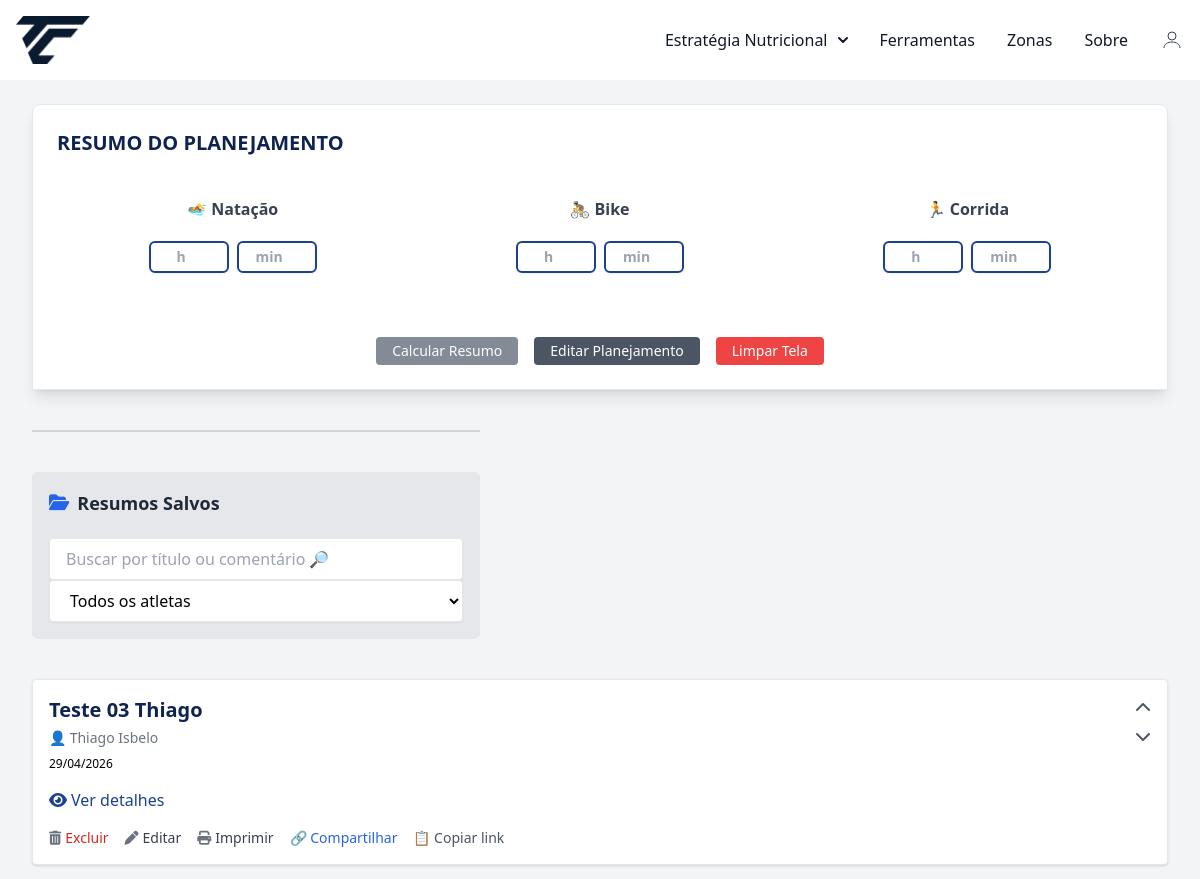
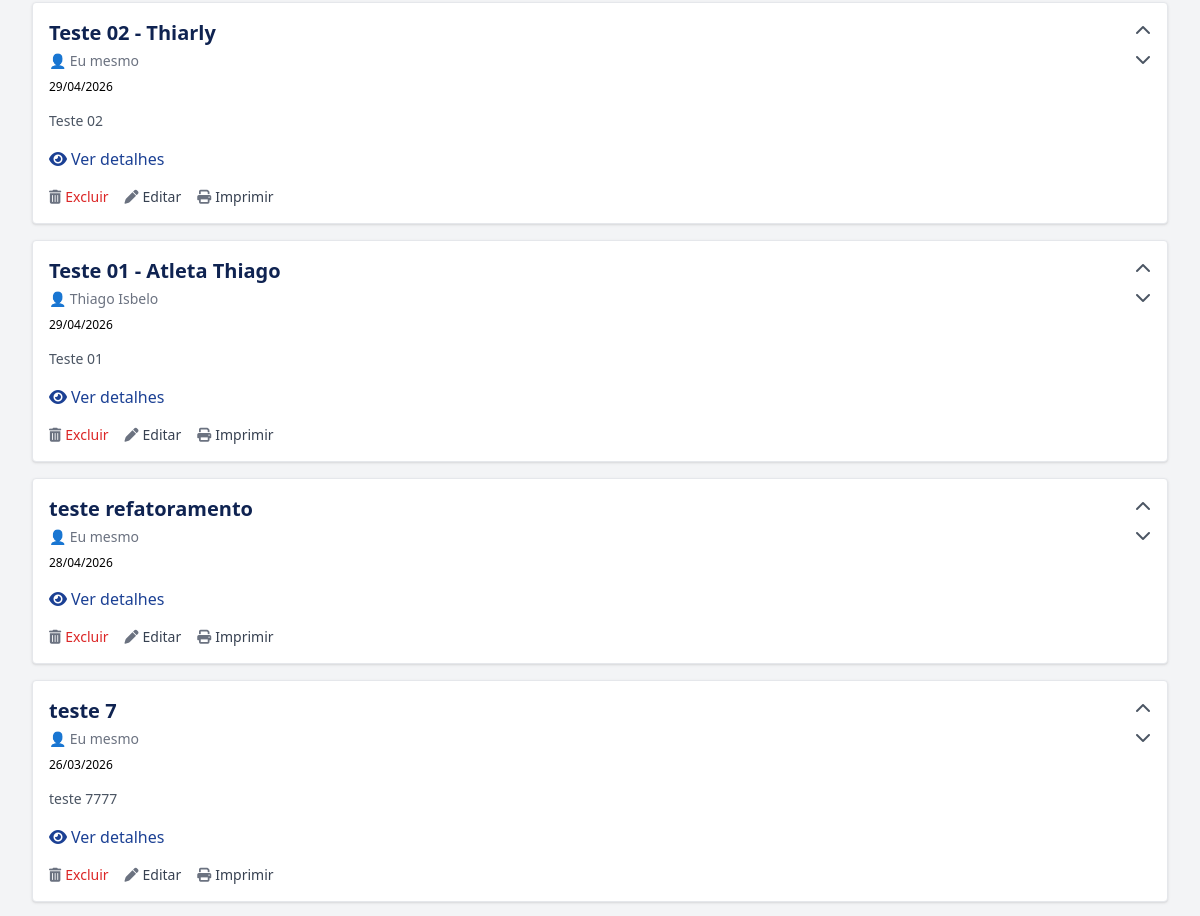
Page /resumo (signed in, upper part) on the earlier database version (2 pictures, top to bottom).
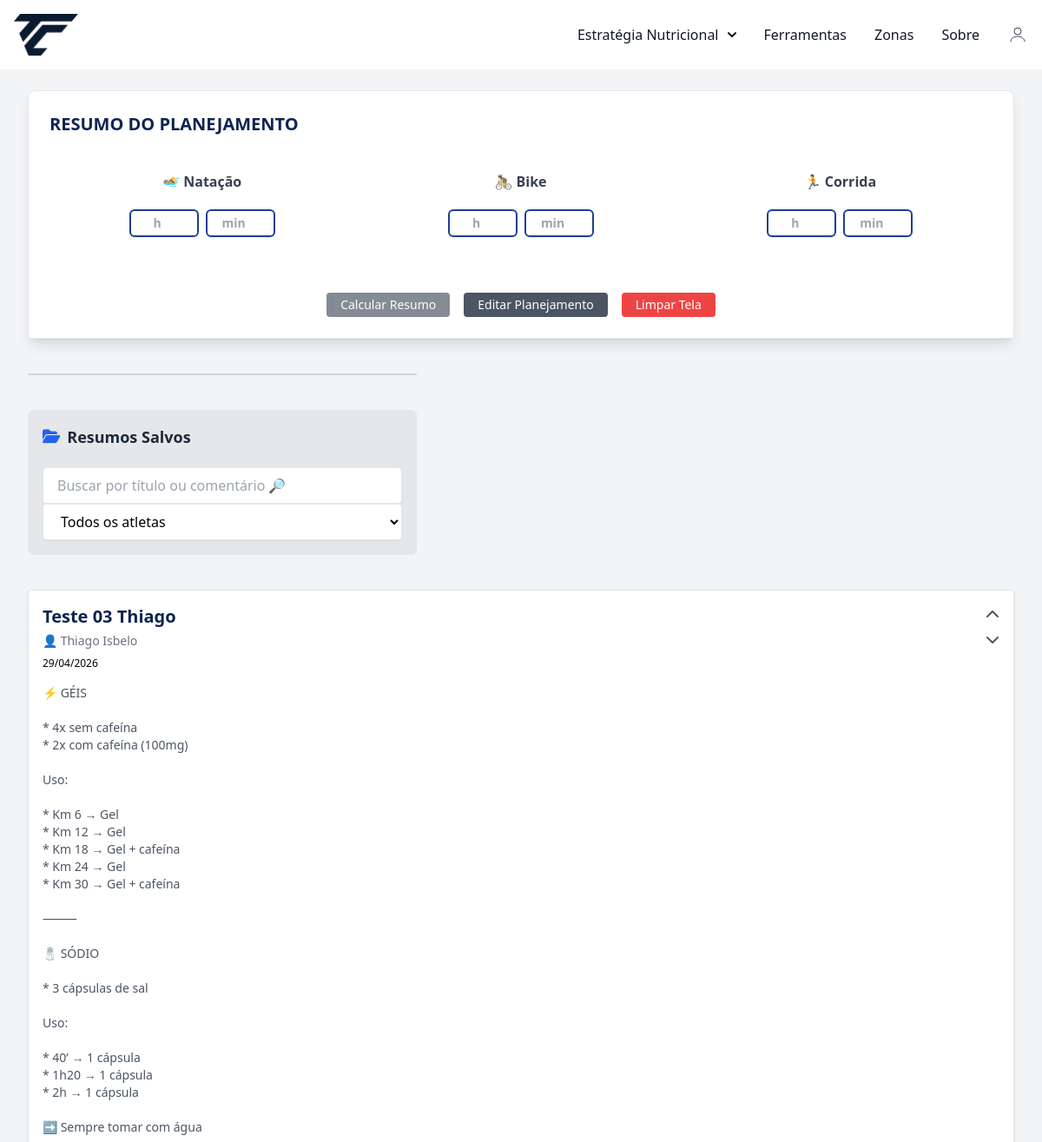
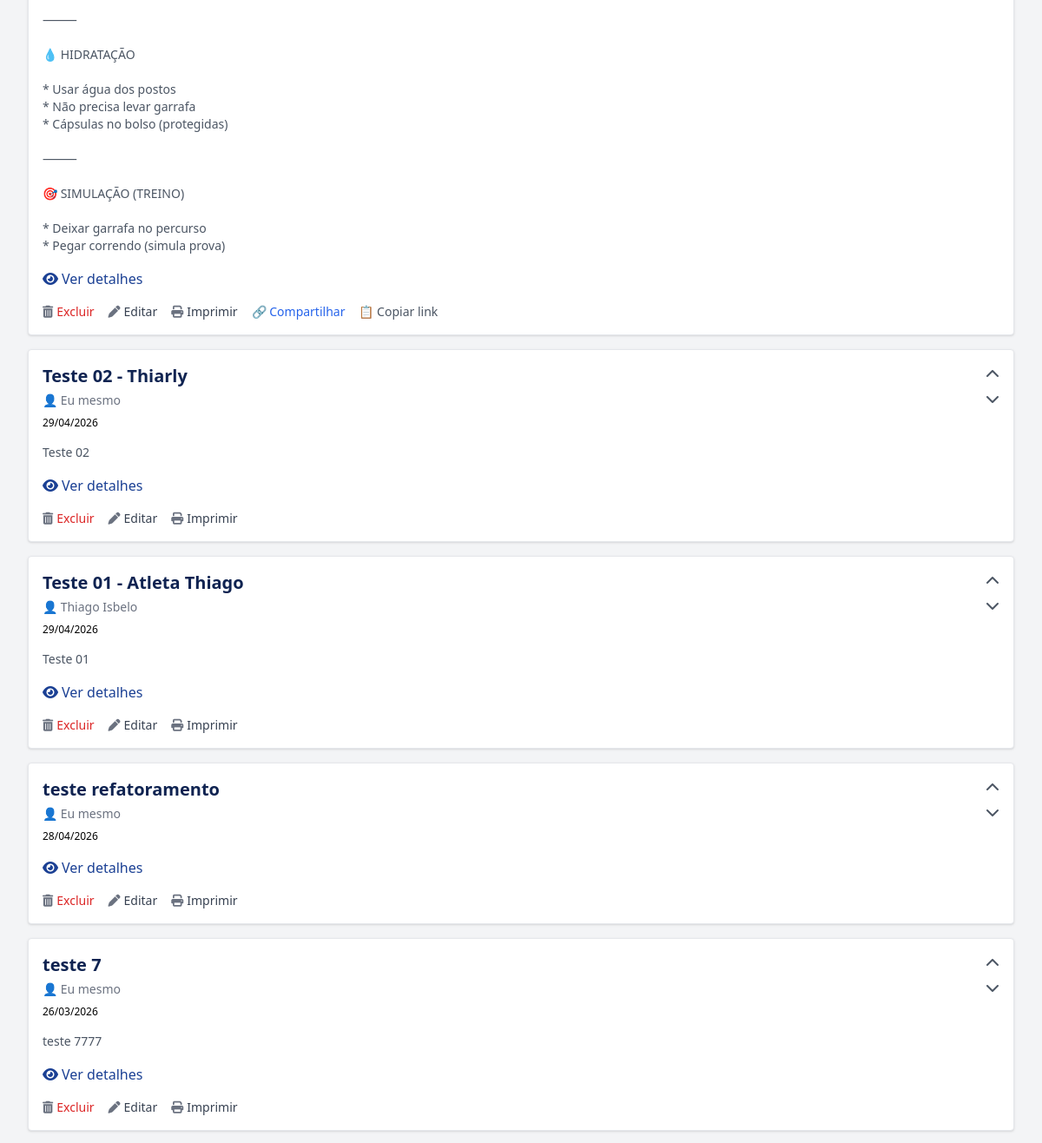
Same page on the later database version (2 pictures, top to bottom).
### conversor/models.py (models this page shows, shortened)
class ResumoSalvo(database.Model):
    __tablename__ = 'resumos_salvos'
    id = database.Column(database.Integer, primary_key=True)
    pessoa_id = database.Column(database.Integer, database.ForeignKey('pessoas.id'), nullable=True)
    user_id = database.Column(database.Integer, database.ForeignKey('user.id'), nullable=False)
    token_publico = database.Column(database.String(100), unique=True, nullable=True)
    nome_treino = database.Column(database.String(100), nullable=False)
    data = database.Column(database.Date, nullable=False)
    comentario = database.Column(database.Text)
    resumo_dados = database.Column(database.JSON, nullable=False)
    suplementos_utilizados = database.Column(database.Text, nullable=True)  # ✅ Novo campo
    tempo_natacao = database.Column(database.Float)
    tempo_bike = database.Column(database.Float)
    tempo_corrida = database.Column(database.Float)
    tempo_total = database.Column(database.Float)
    ordem = database.Column(database.Integer, nullable=False, default=0)
    pessoa = database.relationship('Pessoa', backref='resumos')
    criado_em = database.Column(database.DateTime, default=datetime.utcnow)

class Pessoa(database.Model):
    __tablename__ = 'pessoas'
    id = database.Column(database.Integer, primary_key=True)
    user_id = database.Column(database.Integer, database.ForeignKey('user.id'), nullable=False)
    nome = database.Column(database.String(150), nullable=False)
    email = database.Column(database.String(150), nullable=True)
    peso = database.Column(database.Float, nullable=True)
    objetivo = database.Column(database.String(200), nullable=True)
    observacoes = database.Column(database.Text, nullable=True)
    criado_em = database.Column(database.DateTime, default=datetime.utcnow)
    usuario = database.relationship('User', backref='pessoas')

### conversor/router.py (the view, shortened to what this page needs)
@app.route('/resumo', methods=['GET', 'POST'])
@login_required
def resumo_view():
    form = ResumoForm()
    form_salvar = SalvarResumoForm()
    form_salvar.pessoa_id.choices = [(0, 'Eu mesmo')] + [
        (p.id, p.nome) for p in Pessoa.query.filter_by(user_id=current_user.id).order_by(Pessoa.nome.asc()).all()]
    if request.method == 'POST' and 'limpar' in request.form:
        return redirect(url_for('resumo_view'))
    itens = PlanejamentoItem.query.filter_by(user_id=current_user.id).all()
    itens_utilizados = [f"{item.quantidade}x {item.suplemento.nome}" for item in itens if item.suplemento]
    itens_utilizados_str = ", ".join(itens_utilizados)
    totais = calcular_totais_planejamento(itens)
    totais_por_hora = {}
    tempo_total = 0
    resumo_dados = {}
    search = request.args.get("search", "").strip()
    pessoa_filtro = request.args.get("pessoa_filtro", "")
    pessoas = Pessoa.query.filter_by(user_id=current_user.id).order_by(Pessoa.nome.asc()).all()
    resumos_query = ResumoSalvo.query.filter_by(user_id=current_user.id)
    if pessoa_filtro == "eu":
        resumos_query = resumos_query.filter(ResumoSalvo.pessoa_id.is_(None))
    elif pessoa_filtro:
        resumos_query = resumos_query.filter(ResumoSalvo.pessoa_id == int(pessoa_filtro))
    resumos = resumos_query.order_by(ResumoSalvo.ordem.desc(), ResumoSalvo.id.desc()).all()
    return render_template(
        "resumo.html",
        form=form,
        totais=totais_por_hora,
        resumo=resumo_dados,
        tempo_total=round(tempo_total, 2),
        current_date=date.today().isoformat(),
        resumos=resumos,  # <-- novo contexto
        itens_utilizados=itens_utilizados_str,
        form_salvar=form_salvar,
        pessoas=pessoas,
        pessoa_filtro=pessoa_filtro
    )

### conversor/forms.py
class ResumoForm(FlaskForm):
    tempo_natacao_horas = IntegerField('Horas Natação', validators=[Optional(), NumberRange(min=0)])
    tempo_bike_horas = IntegerField('Horas Bike', validators=[Optional(), NumberRange(min=0)])
    tempo_corrida_horas = IntegerField('Horas Corrida', validators=[Optional(), NumberRange(min=0)])
    tempo_natacao_minutos = IntegerField('Minutos Natação', validators=[Optional(), NumberRange(min=0, max=59)])
    tempo_bike_minutos = IntegerField('Minutos Bike', validators=[Optional(), NumberRange(min=0, max=59)])
    tempo_corrida_minutos = IntegerField('Minutos Corrida', validators=[Optional(), NumberRange(min=0, max=59)])
    submit_calcular = SubmitField('Calcular Resumo')
    submit_limpar = SubmitField('Limpar Tela')
    submit_salvar = SubmitField('Salvar Resumo')

class SalvarResumoForm(FlaskForm):
    pessoa_id = SelectField('Pessoa / Atleta', coerce=int, choices=[], validators=[Optional()])
    nome_treino = StringField('Nome do Treino', validators=[DataRequired()])
    data = DateField("Data", format="%Y-%m-%d", validators=[DataRequired()])
    comentario = TextAreaField('Comentário')
    submit = SubmitField('Salvar Resumo')

### conversor/templates/resumo.html (shortened to what the changed rows need)
{% extends "base.html" %}
{% block content %}
<div class="max-w-7xl mx-auto px-4 sm:px-6 lg:px-8 py-6 space-y-10">
  <div class="bg-white rounded-t-lg shadow-lg p-6 border border-gray-200">
    <h2 class="text-xl text-center font-semibold mb-6 sm:mb-10 title-nave">RESUMO DO PLANEJAMENTO</h2>
</div>
<form method="get" class="max-w-md">
{% if resumos %}
<div class="bg-gray-200 border border-gray-200 rounded-md p-4 mb-6">
  <h2 class="text-lg font-bold text-gray-800 border-b pb-2 mb-3 flex items-center gap-2">
    <i class="fas fa-folder-open text-blue-600"></i> Resumos Salvos
  </h2>
</div>
  <div id="resumosContainer">
    {% set icones = {
      "Macronutrientes": "⛽️",
      "Eletrólitos": "💧",
      "Vitaminas": "💊",
      "Estimulantes e Compostos": "🔥",
      "Aminoácidos": "🧬"
    } %}
    {% set cores = {
      "Macronutrientes": "bg-blue-400",
      "Eletrólitos": "bg-blue-300",
      "Estimulantes e Compostos": "bg-blue-200",
      "Vitaminas": "bg-blue-100",
      "Aminoácidos": "bg-blue-50"
    } %}
    {% for resumo in resumos %}
    <div class="bg-white rounded shadow p-4 mb-4 border border-gray-200">
      <div class="flex justify-between items-start">
        <div onclick="toggleResumo('resumo-{{ loop.index }}')" class="cursor-pointer w-full">
          <h3 class="text-xl font-semibold title-nave">{{ resumo.nome_treino }}</h3>
          <div class="text-sm text-gray-500 mt-1">
            👤 {{ resumo.pessoa.nome if resumo.pessoa else "Eu mesmo" }}
          </div>
          <div class="text-xs mb-4 mt-2">{{ resumo.data.strftime('%d/%m/%Y') }}</div>
          <div class="text-sm text-gray-600 whitespace-pre-wrap font-sans">{{ resumo.comentario }}</div>
          <div class="flex items-center gap-1 resumo-nave ext-sm mt-4 cursor-pointer detalhes-link" data-id="resumo-{{ loop.index }}">
            <i class="fas fa-eye"></i> Ver detalhes
          </div>
        </div>
        <div class="flex flex-col items-center space-y-1 sm:ml-4">
          <a href="/resumo/mover_cima/{{ resumo.id }}" title="Mover para cima" class="text-gray-600 hover:text-black">
            <i class="fas fa-chevron-up"></i>
          </a>
          <a href="/resumo/mover_baixo/{{ resumo.id }}" title="Mover para baixo" class="text-gray-600 hover:text-black">
            <i class="fas fa-chevron-down"></i>
          </a>
        </div>
      </div>
      <div class="mt-4 flex gap-4 ml-auto items-center">
        <form method="POST" action="{{ url_for('deletar_resumo', id=resumo.id) }}" onsubmit="return confirm('Tem certeza que deseja excluir este resumo?');">
          <button type="submit" class="flex items-center gap-1 text-sm text-red-600 hover:underline">
            <i class="fas fa-trash-alt text-gray-500 hover:text-gray-800"></i> Excluir
          </button>
        </form>
        <a href="{{ url_for('editar_resumo', id=resumo.id) }}" class="flex items-center gap-1 text-sm text-gray-700 hover:underline">
          <i class="fas fa-pen text-gray-500 hover:text-gray-800"></i> Editar
        </a>
        <a href="{{ url_for('print_resumo', id=resumo.id) }}"
        target="_blank" rel="noopener"
        class="flex items-center gap-1 text-sm text-gray-700 hover:underline">
       <i class="fas fa-print text-gray-500 hover:text-gray-800"></i> Imprimir
     </a>
        {% if resumo.token_publico %}
          <a href="{{ url_for('resumo_publico', token=resumo.token_publico) }}"
            target="_blank"
            class="flex items-center gap-1 text-sm text-blue-600 hover:underline">
            🔗 Compartilhar
          </a>
          <button type="button"
            data-link="{{ url_for('resumo_publico', token=resumo.token_publico, _external=True) }}"
            onclick="copiarLink(this)"
            class="flex items-center gap-1 text-sm text-gray-600 hover:underline">
            📋 Copiar link
          </button>
        {% endif %}
      </div>
        {% set ordem = ["Macronutrientes", "Eletrólitos", "Estimulantes e Compostos", "Vitaminas",  "Aminoácidos"] %}
        {% set ordem_eletrolitos = ["Sódio", "Magnésio", "Potássio", "Cálcio"] %}
    </div>
    {% endfor %}
  </div>
</div>
{% endif %}
{% endblock %}

Differences in the rows shown:
changed ResumoSalvo "Teste 03 Thiago": comentario (not shown) → "⚡ GÉIS * 4x sem cafeína * 2x com cafeína (100mg) Uso: * Km 6 → Gel * Km 12 → Gel * Km 18 → Gel + cafeína * Km 24 → Gel * Km 30 → Gel + cafeína ⸻ 🧂 SÓDIO * 3 cápsulas de sal Uso: * 40’ → 1 cápsula * 1h20 → 1 cápsula * 2h → 1 cápsula ➡️ Sempre tomar com água ⸻ 💧 HIDRATAÇÃO * Usar água dos postos * Não precisa levar garrafa * Cápsulas no bolso (protegidas) ⸻ 🎯 SIMULAÇÃO (TREINO) * Deixar garrafa no percurso * Pegar correndo (simula prova)"
